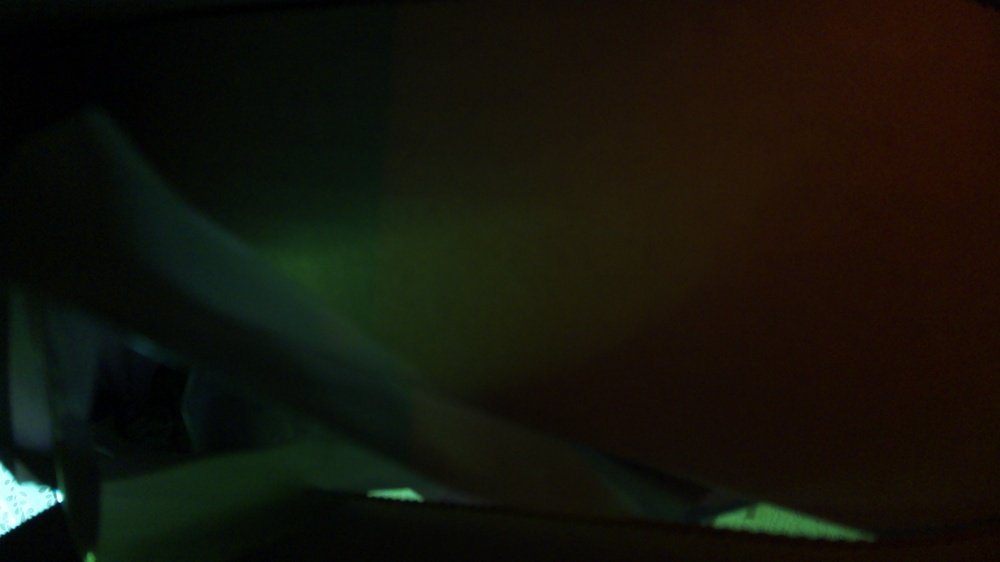
#> input picture camera+hat/test.jpg, 1000 x 562 px, shrunk from 4608 x 2592 before the run, found by its file name
$ python test_text_on_frame.py
#> lines starting #> are read from the running program, lines starting #| are printed output that depends on the picture; after the words box and inside, x2 and y2 are one past the last pixel; in counts of white or black regions, pixels touching at a corner belong together
import cv2

image = cv2.imread('/home/ama/disertation_project/camera+hat/test.jpg')
#> image is the input picture: shape (562, 1000, 3); mean B, G, R 10.5, 19.4, 20.6
text = "Sample Text"
org = (50, 50)  # Bottom-left corner of the text string in the image
font = cv2.FONT_HERSHEY_SIMPLEX
fontScale = 1
color = (255, 0, 0)  # Blue color in BGR
thickness = 2

cv2.putText(image, text, org, font, fontScale, color, thickness, cv2.LINE_AA)
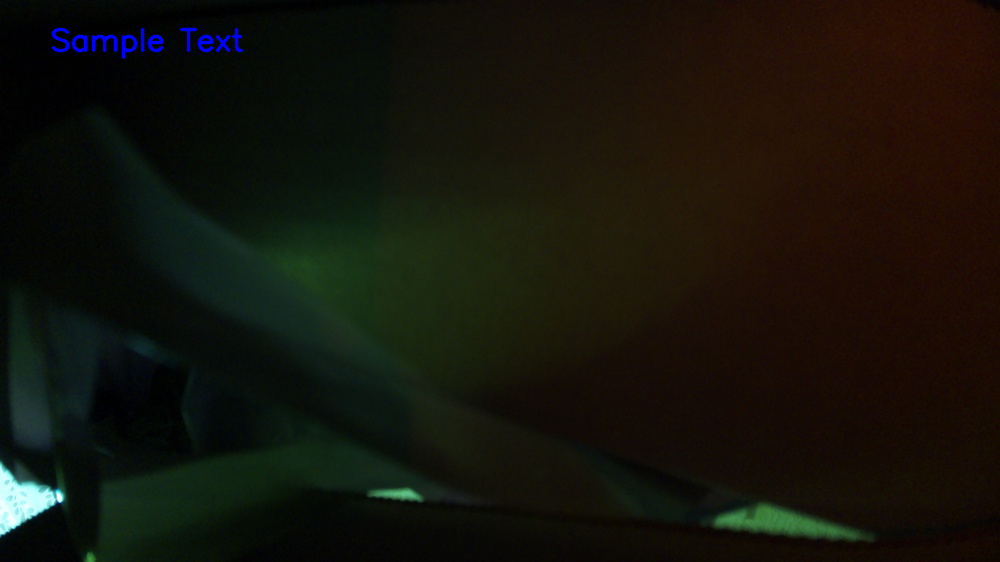
#> image: shape (562, 1000, 3); 0.39% of pixels changed, all inside (x1, y1, x2, y2) = (51, 27, 244, 60)
cv2.imshow('Image', image)
cv2.waitKey(0)
cv2.destroyAllWindows()
